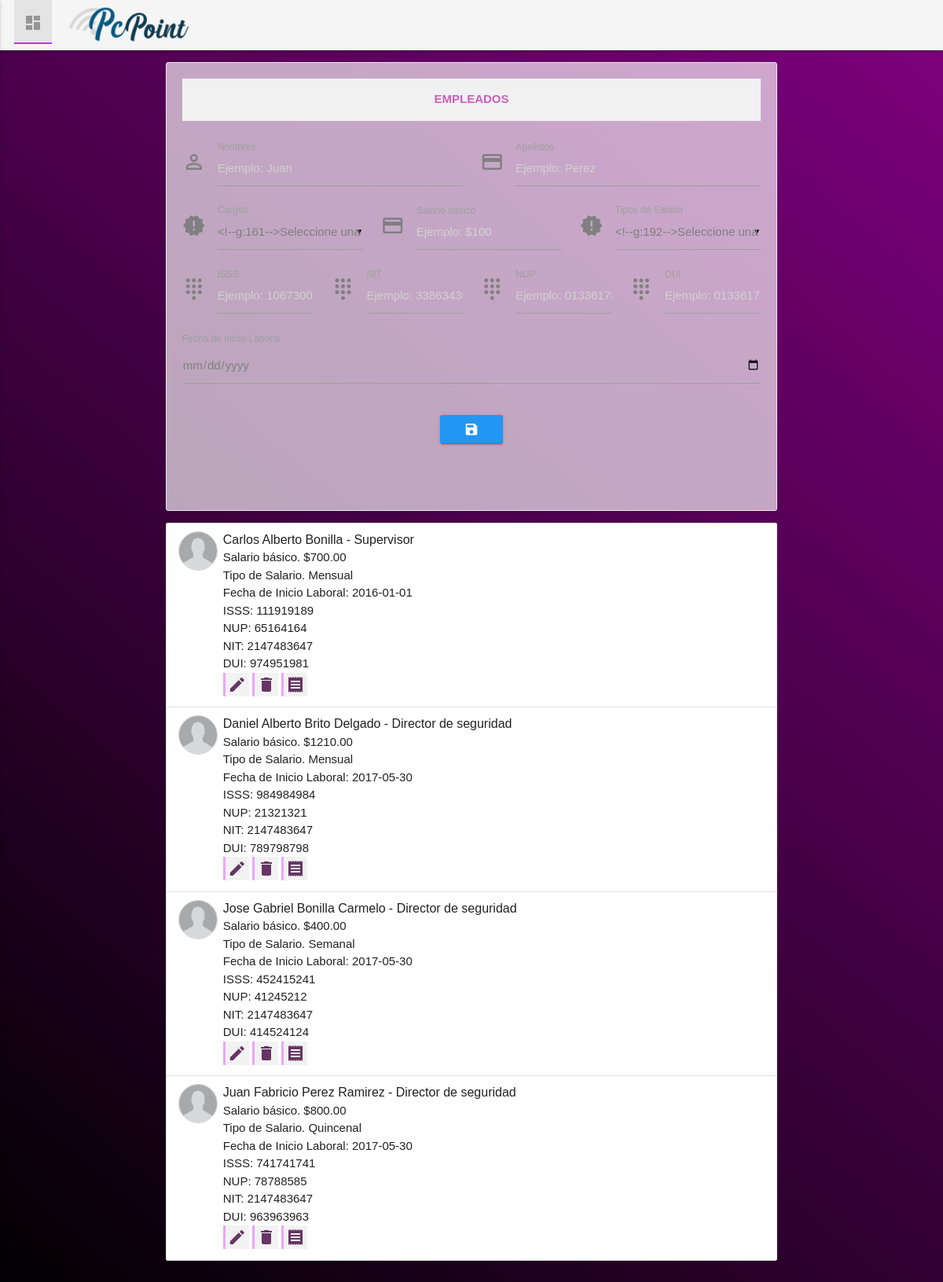
The app's page /empleados.php with its own data.
### tables this page shows
CREATE TABLE `empleados` (
  `id_empleado` int(11) NOT NULL,
  `nombres` varchar(40) NOT NULL,
  `apellidos` varchar(40) NOT NULL,
  `id_cargo` int(11) NOT NULL,
  `salario_basico` decimal(10,2) NOT NULL,
  `id_tipo_salario` int(11) NOT NULL,
  `fecha_inicio_laboral` date NOT NULL,
  `isss` int(11) NOT NULL,
  `nup` int(11) NOT NULL,
  `nit` int(11) NOT NULL,
  `dui` int(11) NOT NULL
);

CREATE TABLE `cargos` (
  `id_cargo` int(11) NOT NULL,
  `nombre_cargo` varchar(40) NOT NULL,
  `descripcion` varchar(300) NOT NULL
);

CREATE TABLE `tipos_salarios` (
  `id_tipo_salario` int(11) NOT NULL,
  `nombre_tipo_salario` varchar(15) NOT NULL
);

### lib/database.php (called while the page is built, shortened)
<?php
class Database
{
    private static $connection;
    private static function connect()
    {
        $server = "localhost";
        $database = "planillas";
        $username = "root";
        $password = "";
        $options = array(PDO::MYSQL_ATTR_INIT_COMMAND => "set names utf8");
        self::$connection = null;
        try
        {
            self::$connection = new PDO("mysql:host=".$server."; dbname=".$database, $username, $password, $options);
            self::$connection->setAttribute(PDO::ATTR_ERRMODE, PDO::ERRMODE_EXCEPTION);
        }
        catch(PDOException $exception)
        {
            die($exception->getMessage());
        }
    }
    private static function desconnect()
    {
        self::$connection = null;
    }
    public static function getRows($query, $values)
    {
        $statement = self::$connection->prepare($query);
        $statement->execute($values);
        return $statement->fetchAll(PDO::FETCH_BOTH);
    }
}
?>

### empleados.php (the view, shortened to what this page needs)
<!DOCTYPE html>
<head>
    <link type='text/css' rel='stylesheet' href='css/sweetalert2.min.css'/>
    <link rel="stylesheet" href="lib/materialize/materialize.min.css">
    <link rel="stylesheet" href="css/estilo.css">
    <link rel="stylesheet" href="css/admin.css">
    <link rel="stylesheet" href="css/icons.css">
</head>
<?php include('inc/admin/menu.php') ?>
<body>
<div class="container">
    <?php
    require("lib/database.php");
    require("lib/page.php");
    if(empty($_GET['id']))
    {
        $id_empleado = null;
        $nombres = null;
        $apellidos = null;
        $id_cargo = null;
        $salario_basico = null;
        $fecha_inicio_laboral = null;
        $isss = null;
        $nup = null;
        $nit = null;
        $dui = null;
    }
    ?>
    <div class="principal">
        <div class="row">
             <div class="dashboard-div">
                <div class="sec-titulo bottom_1em">Empleados</div>
                <form method='post' enctype='multipart/form-data'>
                        <div class="row">
                            <div class="input-field col l6 m6 s12">
                                <i class="material-icons prefix">perm_identity</i>
                                <input id='nombres' placeholder='Ejemplo: Juan ' type='text' name='nombres' class='validate' value='<?php print($nombres); ?>' required/>
                                <label for='nombres'>Nombres</label>
                            </div>
                            <div class="input-field col l6 m6 s12">
                                <i class="material-icons prefix">payment</i>
                                <input id='apellidos' placeholder='Ejemplo: Perez' type='text' name='apellidos' class='validate' value='<?php print($apellidos); ?>' required/>
                                <label for='apellidos'>Apellidos</label>
                            </div>
                            <div class="input-field col l4 m4 s12">
                                <i class='material-icons prefix'>new_releases</i>
                                <?php
                                $sql = "SELECT id_cargo, nombre_cargo FROM cargos";
                                Page::setCombo("Cargos", "nombre_cargo", $id_cargo, $sql);
                                ?>
                            </div>
                            <div class="input-field col l4 m4 s12">
                                <i class="material-icons prefix">payment</i>
                                <input id='salario_basico' placeholder='Ejemplo: $100' type='number' name='salario_basico' step='0.1' class='validate' value='<?php print($salario_basico); ?>' required/>
                                <label for='salario_basico'>Salario básico</label>
                            </div>
                            <div class="input-field col l4 m4 s12">
                                <i class='material-icons prefix'>new_releases</i>
                            </div>
                            <div class="input-field col l3 m3 s12">
                                <i class="material-icons prefix">dialpad</i>
                                <input id='isss' type='text' placeholder='Ejemplo: 106730079' name='isss' maxlength="9" class='validate' value='<?php print($isss); ?>' required/>
                                <label for='isss'>ISSS</label>
                            </div>
                            <div class="input-field col l3 m3 s12">
                                <i class="material-icons prefix">dialpad</i>
                                <input id='nit' type='text' placeholder='Ejemplo: 3386343019' name='nit' maxlength="10" class='validate' value='<?php print($nit); ?>' required/>
                                <label for='nit'>NIT</label>
                            </div>
                            <div class="input-field col l3 m3 s12">
                                <i class="material-icons prefix">dialpad</i>
                                <input id='nup' type='text' placeholder='Ejemplo: 01336178' name='nup' maxlength="8" class='validate' value='<?php print($nup); ?>' required/>
                                <label for='nup'>NUP</label>
                            </div>
                            <div class="input-field col l3 m3 s12">
                                <i class="material-icons prefix">dialpad</i>
                                <input id='dui' type='text' placeholder='Ejemplo: 013361758' name='dui' maxlength="9" class='validate' value='<?php print($dui); ?>' required/>
                                <label for='dui'>DUI</label>
                            </div>
                            <div class='col s12 m12'>
                                <label>Fecha de Inicio Laboral</label>
                                <input id='fecha_inicio_laboral' type='date' name='fecha_inicio_laboral' max="2038-12-31" min="1998-01-01" class='validate' value='<?php print($fecha_inicio_laboral); ?>' required/>
                            </div>
                        </div>
                        <div class='row center-align'>
                            <?php
                                    if($id_empleado == null)
                                    {
                                        print("
                                        <button type='submit' class='btn waves-effect blue'>
                                            <i class='material-icons'>
                                            save
                                            </i>
                                        </button>
                                        ");
                                    }
                                    ?>
                        </div>
                        <br>
                </form><br>
            </div>
            <div class="box-productos">
 			<ul class="collection">
            <?php
            $sql = "SELECT * FROM empleados, cargos, tipos_salarios WHERE empleados.id_cargo = cargos.id_cargo AND tipos_salarios.id_tipo_salario = empleados.id_tipo_salario ORDER BY nombres";
            $params = null;
            $data = Database::getRows($sql, $params);
                foreach($data as $row)
                {
                    print("
                    <li class='collection-item avatar'>
						<img src='img/avatars_usuarios/default.jpg' alt='' class='circle circle_img_user'>
						<div class='cont-list-empleados'>
							<strong class='title'>" . $row['nombres'] ."</strong>
                            <strong class='title'>" . $row['apellidos'] ."</strong>
                            <strong class='title'>- " . $row['nombre_cargo'] ."</strong>
							<p>Salario básico. $". $row['salario_basico'] ."<br>
                            <span class=''>Tipo de Salario. " . $row['nombre_tipo_salario'] . "</span><br>
                            <span class=''>Fecha de Inicio Laboral: " . $row['fecha_inicio_laboral'] . "</span><br>
                            <span class=''>ISSS: " . $row['isss'] . "</span><br>
                            <span class=''>NUP: " . $row['nup'] . "</span><br>
                            <span class=''>NIT: " . $row['nit'] . "</span><br>
                            <span class=''>DUI: " . $row['dui'] . "</span><br>
							</p>
                            <a class='tooltipped' data-position='top' data-tooltip='Editar' href='empleados.php?id=" . $row['id_empleado'] . "&delete=0'><i class='material-icons lista-icon'>edit </i></a>
						    <a class='tooltipped' data-position='top' data-tooltip='Eliminar' href='empleados.php?id=" . $row['id_empleado'] . "&delete=1'><i class='material-icons lista-icon'>delete</i></a></span>
                            <a class='tooltipped' data-position='top' data-tooltip='Planilla' href='planillas.php?id_empleado=" . $row['id_empleado'] . "'><i class='material-icons lista-icon'>receipt</i></a></span>
						</div>
                        </li>
						");
                }
            ?>
            </ul>
            </div>
        </div>
    </div>
</div>
</body>
</html>

### inc/admin/menu.php (shortened to what this page needs)
<header>
  <div class="navbar-fixed">
      <nav class="grey lighten-4 nav-design-admin">
      <div class="menu_content">
        <div class="nav-wrapper">
            <span data-activates="slide-out" class="button-collapse nav-menu-admin tooltipped" data-position="bottom" data-delay="375" data-tooltip="Menú de administración"><i class="material-icons">dashboard</i></span>
            <a href="planillas.php" class="brand-logo"><span class="logo-kaisha admin_img transition_s5"></span></a>
        </div>
     </nav>
    </div>
</header>
<body>

### lib/page.php (shortened to what this page needs)
<?php
class Page
{
	public static function setCombo($label, $name, $value, $query)
	{
		print("<select name='$name' required>");
		print("
			</select>
			<label>$label</label>
		");
	}
}
?>

### css/estilo.css (style rules this page uses)
body { background-image: url(../img/symphony.png); background-repeat: repeat; }
.logo-kaisha { background-image: url(../img/logo_header.png); background-repeat: no-repeat; display: inline-block; width: 170px; cursor: pointer; border-radius: 40px; vertical-align: middle; height: 58px; background-size: 100%; }
.admin_img { background-image: url(../img/logo_admin.png); }
.principal { width: 90%; margin: 0 auto; }
.bottom_1em { margin-bottom: 1.5em }
.input-field label { color: #9e9e9e; }

### css/admin.css (style rules this page uses)
.dashboard-div { margin: 1em 0; background: rgba(255, 255, 255, 0.65); padding: 20px!important; border-radius: 3px; border: 1px solid #e8e8e8; color: #808080; }
.sec-titulo { padding: 1em; background: #f1f1f1; text-transform: uppercase; border-bottom: 1px solid #e8e8e8; font-weight: bold; list-style:none; text-align: center; color: #c961bc; }
.circle_img_user { width: 50px!important; height: 50px!important; border: 1px solid rgba(0, 0, 0, 0.18); }
.cont-list-empleados { max-width: 58%; }
.lista-icon { color: rgb(103, 52, 101); background: rgba(0, 0, 0, 0.05); padding: 3px; border-left: 3px solid #eca5f9; }
.box-productos { margin-top: 0.5em; }
.nav-menu-admin i { line-height: 58px!important; }
.nav-menu-admin { padding: 0 12px; border-bottom: 2px solid #ba33ff; transition: 0.5s; cursor: pointer; background: #e4e4e4; color: #969696; }

### records on screen
empleados: nombres "Carlos Alberto", apellidos "Bonilla", id_cargo.nombre_cargo "Supervisor", salario_basico "700.00", id_tipo_salario.nombre_tipo_salario "Mensual", fecha_inicio_laboral "2016-01-01", isss "111919189", nup "65164164", nit "2147483647", dui "974951981"
empleados: nombres "Daniel Alberto", apellidos "Brito Delgado", id_cargo.nombre_cargo "Director de seguridad", salario_basico "1210.00", id_tipo_salario.nombre_tipo_salario "Mensual", fecha_inicio_laboral "2017-05-30", isss "984984984", nup "21321321", nit "2147483647", dui "789798798"
empleados: nombres "Jose Gabriel", apellidos "Bonilla Carmelo", id_cargo.nombre_cargo "Director de seguridad", salario_basico "400.00", id_tipo_salario.nombre_tipo_salario "Semanal", fecha_inicio_laboral "2017-05-30", isss "452415241", nup "41245212", nit "2147483647", dui "414524124"
empleados: nombres "Juan Fabricio", apellidos "Perez Ramirez", id_cargo.nombre_cargo "Director de seguridad", salario_basico "800.00", id_tipo_salario.nombre_tipo_salario "Quincenal", fecha_inicio_laboral "2017-05-30", isss "741741741", nup "78788585", nit "2147483647", dui "963963963"

### other values on screen
$label "Cargos Tipos de Salario"
